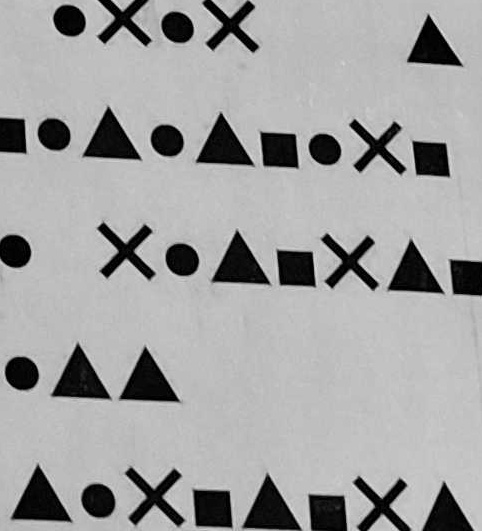
#> input picture Electrical/Task 11/11_2 (Group)/cropped/cropped_1.jpg, 482 x 531 px, found by its file name
$ jupyter execute Task11_3.ipynb
#> lines starting #> are read from the running program, lines starting #| are printed output that depends on the picture; after the words box and inside, x2 and y2 are one past the last pixel; in counts of white or black regions, pixels touching at a corner belong together
[cell 1]
import cv2
import numpy as np
import math

[cell 2]
import cv2
import numpy as np

#loading img
image = cv2.imread("cropped_1.jpg")
#> image is the input picture: shape (531, 482, 3); min 0, max 229, mean 161.3
gray_image = cv2.cvtColor(image, cv2.COLOR_BGR2GRAY)

#inverting so shapes are white
_, threshold_img = cv2.threshold(gray_image, 220, 255, cv2.THRESH_BINARY_INV)
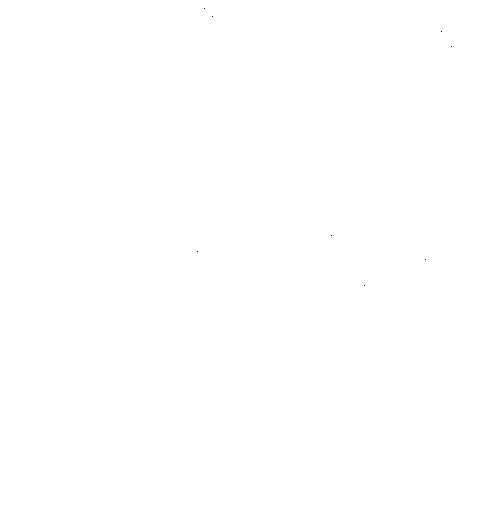
#> threshold_img: shape (531, 482); 100% white; black in thin lines or dots, all inside (x1, y1, x2, y2) = (197, 8, 452, 286)

#finding contrs chain_approch-simple only keeps the end points of lines,shapes
contrs, _ = cv2.findContours(threshold_img , cv2.RETR_TREE,cv2.CHAIN_APPROX_SIMPLE)
#> contrs = 9 contours, 8 with area under 20; largest, box (x1, y1, x2, y2) and area: (0, 0, 482, 531) 254930
# Contour 0:
# [[[200 200]]
#  [[200  50]]
#  [[ 50  50]]
#  [[ 50 200]]]

# Contour 1:
# [[[300 300]]
#  [[350 350]]
#  [[300 400]]]

# Contour 2:
# [[[450 100]]
#  [[500 150]]
#  [[450 200]]]

for i,contr in enumerate(contrs) :  #((0,contrs[0]) , (1,contrs[1]))
    if i == 0 :                     #skip the whole frame contour
        continue
    if cv2.contourArea(contr) < 100: #skip tiny noise contours
        continue

    #approximating the shape - ignore imperfections
    eps = 0.02 * cv2.arcLength(contr , True)
    approx = cv2.approxPolyDP(contr,eps , True)

    #drawing approximated contour
    cv2.drawContours(image , [approx] , 0 , (0,0,0) ,4)

    x,y,w,h = cv2.boundingRect(approx)
    #getting the center
    M = cv2.moments(contr)
    if M["m00"] != 0 :
        x_mid = int(M["m10"] / M["m00"])
        y_mid = int(M["m01"] / M["m00"]) #int conversion to get correct pixles
    else :
        x_mid = x + w // 2
        y_mid = y + h // 2

    #Shape classification
    if len(approx) == 3  :
        shape = "Triangle"

    elif len(approx) == 4  :
        ar = w / h
        shape = "Square" if 0.9 <= ar <= 1.1 else "Rectangle"

    elif len(approx) == 5  :
        shape = 'Pentagon'

    elif len(approx) == 6  :
        shape = 'Hexagon'

    else :
        print(len(approx))
        shape = "Circle"

    #------
    #Color
    #------
    #Masking
    mask = np.zeros(image.shape[:2], dtype="uint8") #same shape neglecting the color
    cv2.drawContours(mask, [contr], -1, 255, -1) #draw contours with same shape

    mean_color = cv2.mean(image , mask=mask)[:3] #BGR avg
    b,g,r = mean_color

    # Simple rule-based color naming
    if r > 150 and g < 100 and b < 100:
        color_name = "Red"
    elif g > 150 and r < 100 and b < 100:
        color_name = "Green"
    elif b > 150 and r < 100 and g < 100:
        color_name = "Blue"
    elif r > 150 and g > 150 and b < 100:
        color_name = "Yellow"
    elif r > 150 and g > 150 and b > 150:
        color_name = "White"
    elif r < 80 and g < 80 and b < 80:
        color_name = "Black"
    else:
        color_name = "Other"

    #labeling
    label = f"{color_name} {shape}"
    (text_w, text_h), _ = cv2.getTextSize(label, cv2.FONT_HERSHEY_DUPLEX, 0.7, 2)

    text_x = x_mid - text_w // 2
    text_y = y_mid

    box_coords = (
        (text_x - 5, text_y - text_h - 5),
        (text_x + text_w + 5, text_y + 5)
    )

    cv2.rectangle(image, box_coords[0], box_coords[1], (255, 255, 255), cv2.FILLED)
    cv2.putText(image, label, (text_x, text_y), cv2.FONT_HERSHEY_DUPLEX, 0.7, (255, 100, 100), 2)
#> this loop made 9 passes
#> contr on passes 1 to 9: [[0, 0], [0, 530], [481, 530], [481, 0]], [[363, 285], [364, 284], [365, 285], [364, 286]], [[424, 259], [425, 258], [426, 259], [425, 260]], [[196, 251], [197, 250], [198, 251], [197, 252]], [[330, 235], [331, 234], [332, 235], [331, 236]], [[450, 46], [451, 45], [452, 46], [451, 47]], [[440, 31], [441, 30], [442, 31], [441, 32]], [[211, 16], [212, 15], [213, 16], [212, 17]], [[203, 8], [204, 7], [205, 8], [204, 9]]

cv2.imwrite("labeled_shapes_1.jpg", image)
cv2.imshow("Shapes" , image)
cv2.waitKey(0)
cv2.destroyAllWindows()


$ run again, with Electrical/Task 11/11_2 (Group)/cropped/cropped_10.jpg copied over Electrical/Task 11/11_2 (Group)/cropped/cropped_1.jpg
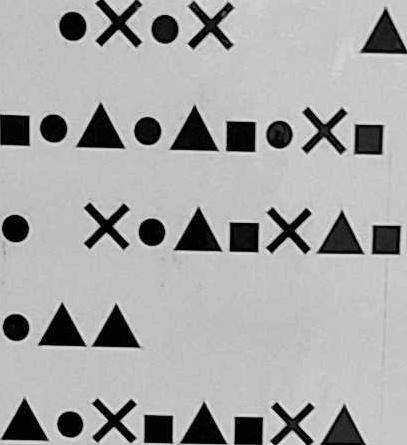
#> input picture Electrical/Task 11/11_2 (Group)/cropped/cropped_10.jpg, 407 x 445 px, found by its file name
#> image is the input picture: shape (445, 407, 3); min 0, max 239, mean 167.2
#> `_, threshold_img = cv2.threshold(gray_image, 220, 255, cv2.THRESH_BINA..`:
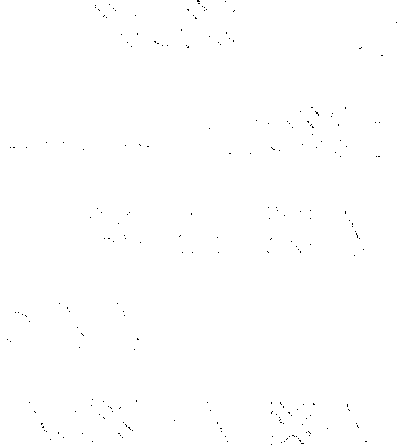
#> threshold_img: shape (445, 407); 99.8% white; black in thin lines or dots
#> contrs = 246 contours, 245 with area under 20; largest, box (x1, y1, x2, y2) and area: (0, 0, 407, 445) 180256
#> the loop `for i,contr in enumerate(contrs) :` made 246 passes
#> contr on passes 3, 5, 6: [[280, 442], [281, 441], [282, 442], [281, 443]], [[283, 441], [284, 440], [285, 441], [284, 442]], [[226, 441], [227, 440], [228, 441], [227, 442]]
